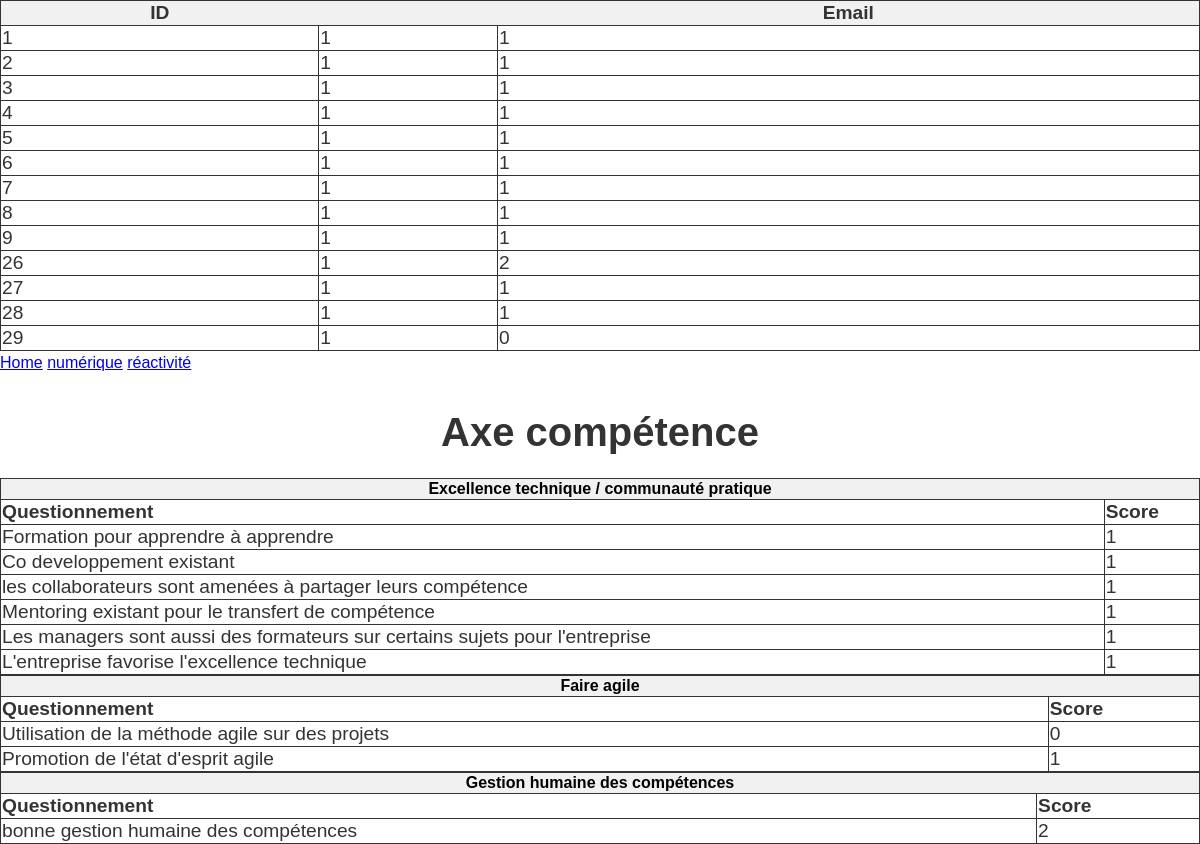
/pages/competence.php, run on the app's committed database.
### tables this page shows
CREATE TABLE `competence` (
  `id` int(11) NOT NULL,
  `identreprise` int(11) DEFAULT NULL,
  `idquestionnement` int(11) DEFAULT NULL,
  `score` int(11) DEFAULT NULL,
  `iditem` int(11) NOT NULL
);

### pages/competence.php (the view, shortened to what this page needs)
<?php require "header.php";
$sql = "SELECT * FROM competence";
$result = $conn->query($sql);
if ($result->num_rows > 0) {
    echo "<table>";
    echo "<tr><th>ID</th><th>   </th><th>Email</th></tr>";
    while($row = $result->fetch_assoc()) {
        echo "<tr><td>".$row["id"]."</td><td>".$row["identreprise"]."</td><td>".$row["score"]."</td></tr>";
    }
    echo "</table>";
} else {
    echo "0 résultats";
}
?>
<!DOCTYPE html>
<html>
  <head>
    <link href="../style/style.css" rel="stylesheet">
  </head>
  <body>
    <a href="../index.html">Home</a>
    <a href="numérique.php">numérique</a>
    <a href="réactivité.php">réactivité</a>
    <br>
    <h1>Axe compétence</h1>
    <table>
        <thead>
            <tr>
                <th colspan="2">Excellence technique / communauté pratique</th>
            </tr>
        </thead>
        <tbody>
            <tr>
                <td>Questionnement</td>
                <td>Score</td>
            </tr>
            <tr>
                <td>Formation pour apprendre à apprendre</td>
                <td>1</td>
            </tr>
            <tr>
                <td>Co developpement existant</td>
                <td>1</td>
            </tr><tr>
                <td>les collaborateurs sont amenées à partager leurs compétence</td>
                <td>1</td>
            </tr><tr>
                <td>Mentoring existant pour le transfert de compétence</td>
                <td>1</td>
            </tr><tr>
                <td>Les managers sont aussi des formateurs sur certains sujets pour l'entreprise</td>
                <td>1</td>
            </tr><tr>
                <td>L'entreprise favorise l'excellence technique</td>
                <td>1</td>
            </tr>
        </tbody>
    </table>
    <table>
        <thead>
            <tr>
                <th colspan="2">Faire agile</th>
            </tr>
        </thead>
        <tbody>
            <tr>
                <td>Questionnement</td>
                <td>Score</td>
            </tr>
            <tr>
                <td>Utilisation de la méthode agile sur des projets</td>
                <td>0</td>
            </tr>
            <tr>
                <td>Promotion de l'état d'esprit agile</td>
                <td>1</td>
            </tr>
        </tbody>
    </table>
    <table>
        <thead>
            <tr>
                <th colspan="2">Gestion humaine des compétences</th>
            </tr>
        </thead>
        <tbody>
            <tr>
                <td>Questionnement</td>
                <td>Score</td>
            </tr>
            <tr>
                <td>bonne gestion humaine des compétences</td>
                <td>2</td>
            </tr>
        </tbody>
    </table>
  </body>
</html>

### style/style.css (style rules this page uses)
table, td { border: 1px solid #333; background-color: white; }
thead, tfoot { background-color: #333; color: #000000; }
h1 { font-size: 2.5rem; font-weight: bold; margin-bottom: 1rem; text-align: center; }
table { border-collapse: collapse; width: 100%; }
tbody { font-size: 1.2rem; }
tr { border-bottom: 1px solid #ccc; }
tr:first-child { font-weight: bold; background-color: #f1f1f1; }
body { font-family: Arial, sans-serif; font-size: 16px; line-height: 1.5; color: #333; background-color: #fff; margin: 0; padding: 0; }

### data on the page
competence: id "1", identreprise "1", score "1"
competence: id "2", identreprise "1", score "1"
competence: id "3", identreprise "1", score "1"
competence: id "4", identreprise "1", score "1"
competence: id "5", identreprise "1", score "1"
competence: id "6", identreprise "1", score "1"
competence: id "7", identreprise "1", score "1"
competence: id "8", identreprise "1", score "1"
competence: id "9", identreprise "1", score "1"
competence: id "26", identreprise "1", score "2"
competence: id "27", identreprise "1", score "1"
competence: id "28", identreprise "1", score "1"
competence: id "29", identreprise "1", score "0"
